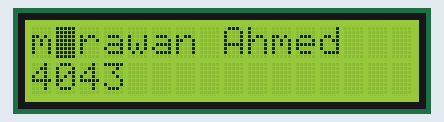
Simulated run of this program. Board: ATmega32, built with avr-gcc and emulated at 8 MHz. Shown: 16×2 character LCD. Wiring (inferred from the names in the program): character LCD (HD44780): RS PB0; R/W PB1; E PB2; data PA0, PA1, PA2, PA3, PA4, PA5, PA6, PA7.

Above: at 0.1 s.
At 0.6 s:
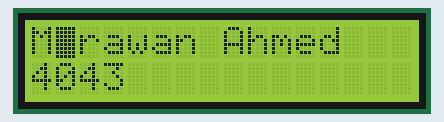

The program:

main.c
```c
/*
 * main.c
 *
 *  Created on: Aug 16, 2023
 *      Author: Marawan Ahmed
 */


#include <avr/io.h>
#include <util/delay.h>
#include "LIB/BIT_MATH.h"
#include "MCAL/DIO/DIO.h"
#include "HAL/LCD/LCD.h"


int main(){
	LCD_voidInit ();


//	LCD_voidSendChar ('M');
//	LCD_voidSendChar ('A');
//	LCD_voidSendChar ('R');
//	LCD_voidSendChar ('A');
//	LCD_voidSendChar ('W');
//	LCD_voidSendChar ('A');
//	LCD_voidSendChar ('N');
//
//	LCD_voidSendChar (' ');
//
//	LCD_voidSendChar ('A');
//	LCD_voidSendChar ('h');
//	LCD_voidSendChar ('m');
//	LCD_voidSendChar ('e');
//	LCD_voidSendChar ('d');
	LCD_voidSendString ("Marawan Ahmed");
	LCD_voidSetLocation (LCD_LINE_2, 0);
	LCD_voidSendNumber (2024+2019);

	while(1){
		LCD_voidSetLocation (LCD_LINE_1, 0);
		LCD_voidSendChar ('m');
		_delay_ms(500);
		LCD_voidSetLocation (LCD_LINE_1, 0);
		LCD_voidSendChar ('M');
		_delay_ms(500);
	}
}
```

LCD.c
```c
#include <avr/io.h>
#include "../../LIB/STD_Types.h"
#include "../../LIB/BIT_Math.h"
#include "../../MCAL/DIO/DIO.h"
#include "LCD.h"
#include <util/delay.h>

void LCD_voidInit (void){
	DIO_voidSetPortDirection (LCD_DATA_PORT, DIO_PORT_OUTPUT);
	DIO_voidSetPinDirection (LCD_CONTROL_PORT, LCD_CONTROL_RS, DIO_OUTPUT);
	DIO_voidSetPinDirection (LCD_CONTROL_PORT, LCD_CONTROL_RW, DIO_OUTPUT);
	DIO_voidSetPinDirection (LCD_CONTROL_PORT, LCD_CONTROL_E, DIO_OUTPUT);

	_delay_ms(35);

	LCD_voidSendCommand (LCD_CONTROL_FUNCTION_SET);
	_delay_us(50);

	LCD_voidSendCommand (LCD_CONTROL_DISPLAY_ONOFF);
	_delay_us(50);

	LCD_voidSendCommand (LCD_CONTROL_CLEAR);
	_delay_ms(2);
}

void LCD_voidSendCommand (u8 Copy_u8Command){
	DIO_voidSetPinValue (LCD_CONTROL_PORT, LCD_CONTROL_RS, DIO_LOW);
	DIO_voidSetPinValue (LCD_CONTROL_PORT, LCD_CONTROL_RW, DIO_LOW);

	DIO_voidSetPortValue (LCD_DATA_PORT, Copy_u8Command);

	DIO_voidSetPinValue (LCD_CONTROL_PORT, LCD_CONTROL_E, DIO_HIGH);

	_delay_us(1);

	DIO_voidSetPinValue (LCD_CONTROL_PORT, LCD_CONTROL_E, DIO_LOW);

}

void LCD_voidSendChar (u8 Copy_u8Char){
	DIO_voidSetPinValue (LCD_CONTROL_PORT, LCD_CONTROL_RS, DIO_HIGH);
	DIO_voidSetPinValue (LCD_CONTROL_PORT, LCD_CONTROL_RW, DIO_LOW);

	DIO_voidSetPortValue (LCD_DATA_PORT, Copy_u8Char);

	DIO_voidSetPinValue (LCD_CONTROL_PORT, LCD_CONTROL_E, DIO_HIGH);

	_delay_us(1);

	DIO_voidSetPinValue (LCD_CONTROL_PORT, LCD_CONTROL_E, DIO_LOW);
}

void LCD_voidSendString (u8 *Copy_u8String){
	while(*Copy_u8String != '\0'){
		LCD_voidSendChar (*Copy_u8String);
		Copy_u8String ++;
	}

}

void LCD_voidSendNumber (u32 Copy_u8Num){
	u8 str[10];
    u8 i, rem, len = 0;

    u32 n = Copy_u8Num;
    while (n != 0)
    {
        len++;
        n /= 10;
    }

    for (i = 0; i < len; i++)
    {
        rem = Copy_u8Num % 10;
        Copy_u8Num = Copy_u8Num / 10;
        str[len - (i + 1)] = rem + '0';
    }
    str[len] = '\0';

    LCD_voidSendString (str);
}

void LCD_voidSetLocation (u8 Copy_u8LineNum, u8 Copy_u8CharNum){
	switch(Copy_u8LineNum){
		case LCD_LINE_1: LCD_voidSendCommand(0x80 + Copy_u8CharNum); break;

		case LCD_LINE_2: LCD_voidSendCommand(0xc0 + Copy_u8CharNum); break;

		default: return;
	}
}

void LCD_voidDrawSpecialChar (u8 Copy_u8CharIndex, u8 *Copy_u8SpecialChar){
	u8 i;

	if(Copy_u8CharIndex < 8){
		LCD_voidSendCommand (0x40 + (Copy_u8CharIndex*8));
		for(i=0;i<8;i++) LCD_voidSendChar(*(Copy_u8SpecialChar+i));
	}
}

void LCD_voidSendSpecialChar (u8 Copy_u8CharIndex){
	LCD_voidSendChar (Copy_u8CharIndex);
}
```

LCD.h
```c
#ifndef LCD_H
#define LCD_H

#include "../../LIB/STD_Types.h"
#include "../../MCAL/DIO/DIO.h"

#define LCD_DATA_PORT    DIO_PORTA
#define LCD_CONTROL_PORT    DIO_PORTB

#define LCD_CONTROL_RS DIO_PIN0
#define LCD_CONTROL_RW DIO_PIN1
#define LCD_CONTROL_E DIO_PIN2


//function set 0001 dl n f - -    dl->  n->  f->0=5*7 1=5*10
#define LCD_CONTROL_FUNCTION_SET 0b00111000
//display on/off control 00001 d c b    d->display  c->curser  b->surser blink
#define LCD_CONTROL_DISPLAY_ONOFF 0b00001111

#define LCD_CONTROL_CLEAR 0b00000001

#define LCD_LINE_1 1
#define LCD_LINE_2 2

/**********************APIs**********************/
void LCD_voidInit (void);
void LCD_voidSendCommand (u8 Copy_u8Command);
void LCD_voidSendChar (u8 Copy_u8Char);
void LCD_voidSendString (u8 *Copy_u8String);
void LCD_voidSendNumber (u32 Copy_u8Num);
void LCD_voidSetLocation (u8 Copy_u8LineNum, u8 Copy_u8CharNum);
void LCD_voidDrawSpecialChar (u8 Copy_u8CharIndex, u8 *Copy_u8SpecialChar);
void LCD_voidSendSpecialChar (u8 Copy_u8CharIndex);


#endif
```

BIT_Math.h
```c
#ifndef BIT_MATH_H
#define BIT_MATH_H

#define SET_BIT(var,bit) var|(1<<bit)
#define CLR_BIT(var,bit) var&(~(1<<bit))
#define TGL_BIT(var,bit) var^(1<<bit)
#define GET_BIT(var,bit) (var>>bit)&1

#endif
```

STD_Types.h
```c
#ifndef STD_TYPES_H
#define STD_TYPES_H

typedef unsigned char          u8;
typedef unsigned short int     u16;
typedef unsigned long int      u32;
typedef signed char            s8;
typedef signed short int       s16;
typedef signed long int        s32;
typedef float                  f32;
typedef double                 f64;

#endif
```

DIO.c
```c
#include <avr/io.h>
#include "../../LIB/STD_Types.h"
#include "../../LIB/BIT_Math.h"
#include "DIO.h"


void DIO_voidSetPinDirection (u8 Copy_u8Port, u8 Copy_u8Pin, u8 Copy_u8Direction){
	if(Copy_u8Pin < 8){
		if (Copy_u8Direction == DIO_OUTPUT){
			switch(Copy_u8Port){
				case DIO_PORTA: DDRA = SET_BIT(DDRA,Copy_u8Pin); break;
				case DIO_PORTB: DDRB = SET_BIT(DDRB,Copy_u8Pin); break;
				case DIO_PORTC: DDRC = SET_BIT(DDRC,Copy_u8Pin); break;
				case DIO_PORTD: DDRD = SET_BIT(DDRD,Copy_u8Pin); break;
				default:	return;/*do nothing*/
			}
		}
		else if (Copy_u8Direction == DIO_OUTPUT){
			switch(Copy_u8Port){
				case DIO_PORTA: DDRA = CLR_BIT(DDRA,Copy_u8Pin); break;
				case DIO_PORTB: DDRB = CLR_BIT(DDRB,Copy_u8Pin); break;
				case DIO_PORTC: DDRC = CLR_BIT(DDRC,Copy_u8Pin); break;
				case DIO_PORTD: DDRD = CLR_BIT(DDRD,Copy_u8Pin); break;
				default:	return;	/*do nothing*/
			}
		}
		else{
			/*do nothing*/
			return;
		}

	}
	else{
		/*do nothing*/
	}
}


void DIO_voidSetPinValue (u8 Copy_u8Port, u8 Copy_u8Pin, u8 Copy_u8Value){
	if(Copy_u8Pin < 8){
		if (Copy_u8Value == DIO_HIGH){
			switch(Copy_u8Port){
				case DIO_PORTA: PORTA = SET_BIT(PORTA,Copy_u8Pin); break;
				case DIO_PORTB: PORTB = SET_BIT(PORTB,Copy_u8Pin); break;
				case DIO_PORTC: PORTC = SET_BIT(PORTC,Copy_u8Pin); break;
				case DIO_PORTD: PORTD = SET_BIT(PORTD,Copy_u8Pin); break;
				default:	return;/*do nothing*/
			}
		}
		else if (Copy_u8Value == DIO_LOW){
			switch(Copy_u8Port){
				case DIO_PORTA: PORTA = CLR_BIT(PORTA,Copy_u8Pin); break;
				case DIO_PORTB: PORTB = CLR_BIT(PORTB,Copy_u8Pin); break;
				case DIO_PORTC: PORTC = CLR_BIT(PORTC,Copy_u8Pin); break;
				case DIO_PORTD: PORTD = CLR_BIT(PORTD,Copy_u8Pin); break;
				default:	return;/*do nothing*/
			}
		}
		else{
			/*do nothing*/
			return;
		}

	}
	else{
		/*do nothing*/
		return;
	}
}

void DIO_voidTogglePinValue (u8 Copy_u8Port, u8 Copy_u8Pin){
	if(Copy_u8Pin < 8){
			switch(Copy_u8Port){
				case DIO_PORTA: PORTA = TGL_BIT(PORTA,Copy_u8Pin); break;
				case DIO_PORTB: PORTB = TGL_BIT(PORTB,Copy_u8Pin); break;
				case DIO_PORTC: PORTC = TGL_BIT(PORTC,Copy_u8Pin); break;
				case DIO_PORTD: PORTD = TGL_BIT(PORTD,Copy_u8Pin); break;
				default:	return;/*do nothing*/
			}
	}
	else{
		/*do nothing*/
		return;
	}
}
u8 DIO_u8GetPinValue (u8 Copy_u8Port, u8 Copy_u8Pin){
	if(Copy_u8Pin < 8){
		switch(Copy_u8Port){
			case DIO_PORTA: return GET_BIT(PINA,Copy_u8Pin);
			case DIO_PORTB: return GET_BIT(PINB,Copy_u8Pin);
			case DIO_PORTC: return GET_BIT(PINC,Copy_u8Pin);
			case DIO_PORTD: return GET_BIT(PIND,Copy_u8Pin);
			default       :	return 0xff;              /*as a wrong entry*/
		}
	}
	else{
		/*do nothing*/
	}
}

void DIO_voidSetPortDirection (u8 Copy_u8Port, u8 Copy_u8DirValue){
	switch(Copy_u8Port){
		case DIO_PORTA: DDRA = Copy_u8DirValue; break;
		case DIO_PORTB: DDRB = Copy_u8DirValue; break;
		case DIO_PORTC: DDRC = Copy_u8DirValue; break;
		case DIO_PORTD: DDRD = Copy_u8DirValue; break;
		default:	return;/*do nothing*/
	}
}

void DIO_voidSetPortValue (u8 Copy_u8Port, u8 Copy_u8Value){
	switch(Copy_u8Port){
		case DIO_PORTA: PORTA = Copy_u8Value; break;
		case DIO_PORTB: PORTB = Copy_u8Value; break;
		case DIO_PORTC: PORTC = Copy_u8Value; break;
		case DIO_PORTD: PORTD = Copy_u8Value; break;
		default:	return;/*do nothing*/
	}

}
```

DIO.h
```c
#ifndef DIO_H
#define DIO_H

#include "../../LIB/STD_Types.h"

#define DIO_INPUT 0
#define DIO_OUTPUT 1

#define DIO_PORT_INPUT 0x00
#define DIO_PORT_OUTPUT 0xFF

#define DIO_PORTA 0
#define DIO_PORTB 1
#define DIO_PORTC 2
#define DIO_PORTD 3

#define DIO_PIN0 0
#define DIO_PIN1 1
#define DIO_PIN2 2
#define DIO_PIN3 3
#define DIO_PIN4 4
#define DIO_PIN5 5
#define DIO_PIN6 6
#define DIO_PIN7 7

#define DIO_HIGH 1
#define DIO_LOW 0

/**********************APIs**********************/
void DIO_voidSetPinDirection (u8 Copy_u8Port, u8 Copy_u8Pin, u8 Copy_u8Direction);
void DIO_voidSetPinValue (u8 Copy_u8Port, u8 Copy_u8Pin, u8 Copy_u8Value);
void DIO_voidTogglePinValue (u8 Copy_u8Port, u8 Copy_u8Pin);
u8 DIO_u8GetPinValue (u8 Copy_u8Port, u8 Copy_u8Pin);

void DIO_voidSetPortDirection (u8 Copy_u8Port, u8 Copy_u8DirValue);
void DIO_voidSetPortValue (u8 Copy_u8Port, u8 Copy_u8Value);
#endif
```

Measured:
- what the display in image 1 shows lasts 0.5 s, from 0.6 s to 1.1 s
